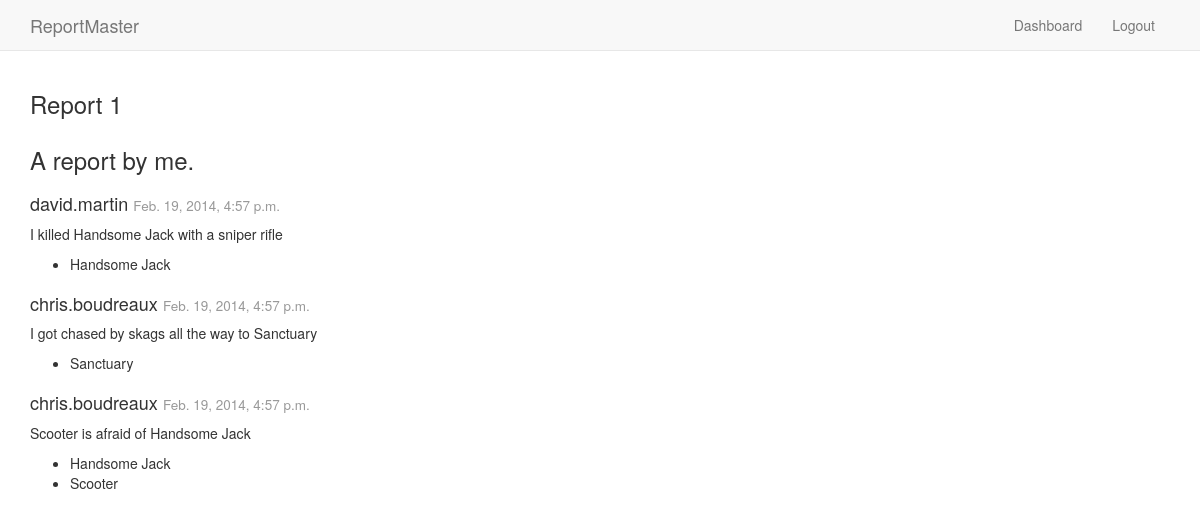
/reporting/report/view/1/ (signed in), run on an earlier commit of the app's database.
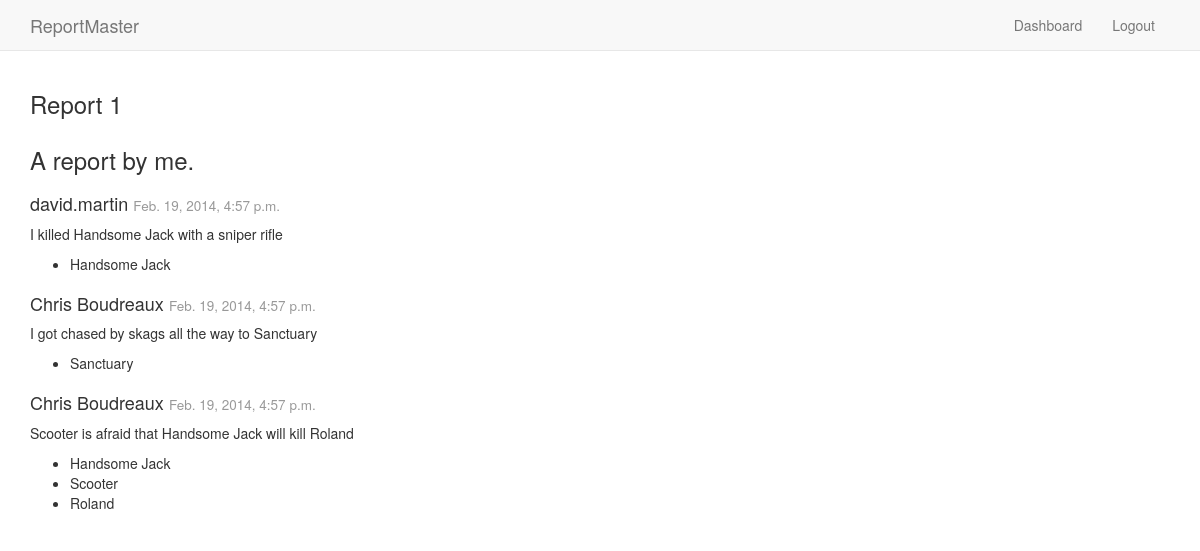
And on a later commit of the database.
### reporting/models.py (models this page shows, shortened)
class Report(models.Model):
	created_at = models.DateTimeField(auto_now_add=True)
	created_by = models.ForeignKey(IDLUser)
	report_items = models.ManyToManyField(ReportItem)
	description = models.TextField('Description')
	name = models.CharField(max_length=200)

class ReportItem(models.Model):
	created_at = models.DateTimeField(auto_now_add=True)
	created_by = models.ForeignKey(IDLUser)
	content = models.TextField()
	tags = TaggableManager(blank=True)
	last_modified = models.DateTimeField(auto_now=True)

### reporting/views.py (the view)
# urls.py: url(r'^report/view/(?P<pk>\d+)/$', views.view_report, name='view_report'),
@login_required(login_url='/login/')
def view_report(request, pk):
	report = Report.objects.get(pk=int(pk))
	data = {
		'report': report,
		'report_items': report.report_items.all().order_by('created_at')
	}
	return render_to_response('reporting/view_report.html', data, context_instance=RequestContext(request))

### reporting/models.py (called while the page is built)
	def name(self):
		if self.first_name != "" and self.last_name != "":
			return " ".join([self.first_name, self.last_name])
		else:
			return self.username

### reporting/templates/reporting/view_report.html (shortened to what this page needs)
{% load staticfiles %}
<!doctype html>
<html>
	<head>
		<link rel="stylesheet" type="text/css" href="{% static 'reporting/bootstrap/css/bootstrap.min.css' %}" />
	</head>
	<body>
		<nav class="navbar navbar-default navbar-static-top" role="navigation">
	 		<div class="container">
	 			<ul class="nav navbar-nav pull-left">
					<li><a class="navbar-brand" href"#">ReportMaster</a></li>
				</ul>
				<ul class="nav navbar-nav pull-right">
					<li><a href="{% url 'reporting:index' %}"> Dashboard </a></li>
      				<li><a href="{% url 'logout' %}"> Logout </a></li>
				</ul>
			</div>
		</nav>
		<div class="container">
			<div class="row">
				<div class="col-md-12">
					<h3>
						{{report.name}}
					</h3>
				</div>
				<div class="col-md-12">
					<h3>
						{{report.description}}
					</h3>
				</div>
			</div>
			{% for item in report_items %}
			<div class="row">
				<div class="col-md-12">
					<h4>
						{{item.created_by.name}}
						<small>{{item.created_at}}</small>
					</h4>
					<p>{{item.content}}</p>
						<ul>
							{% for tag in item.tags.all%}
								<li>
									{{tag.name}}
								</li>
							{% endfor %}
						</ul>
				</div>
			</div>
			{% endfor %}
		</div>
	</body>
</html>

What changed in the data, as far as the page shows it:
changed through a linked row, ReportItem "I got chased by skags all the way to Sanctuary": created_by.name "chris.boudreaux" → "Chris Boudreaux"
changed ReportItem: created_by.name "chris.boudreaux" → "Chris Boudreaux"; content "Scooter is afraid of Handsome Jack" → "Scooter is afraid that Handsome Jack will kill Roland"
added Tag: name "Roland", shown under ReportItem "Chris Boudreaux"
